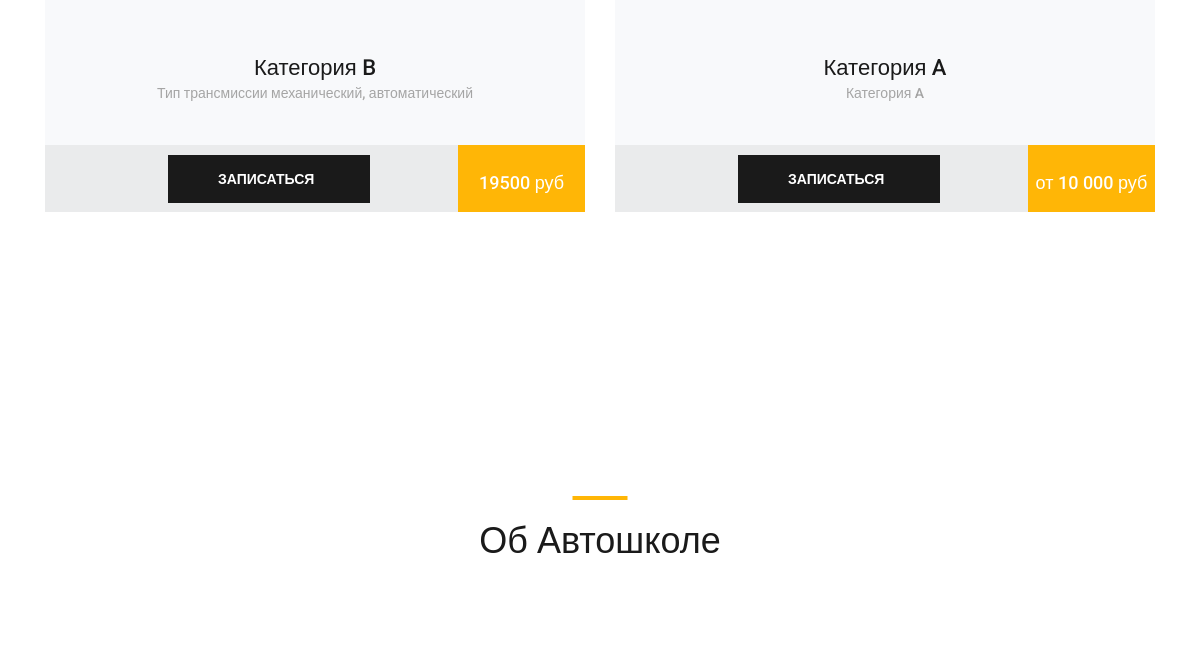
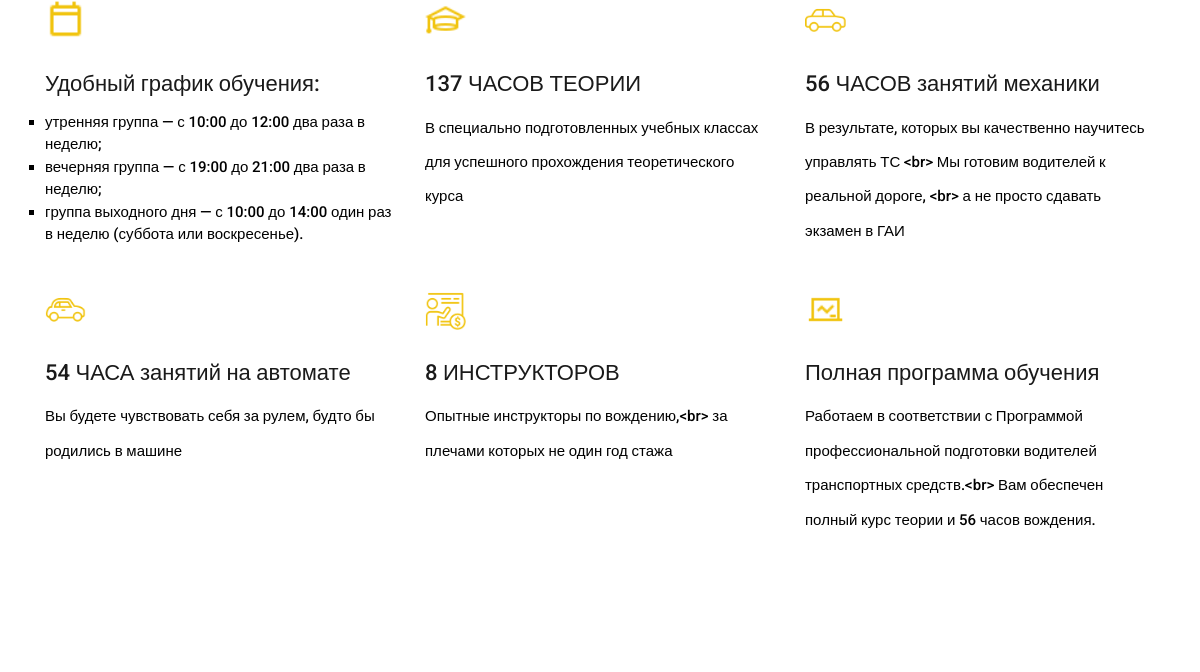
Before: / (middle part) with the older database file (2 pictures, top to bottom).
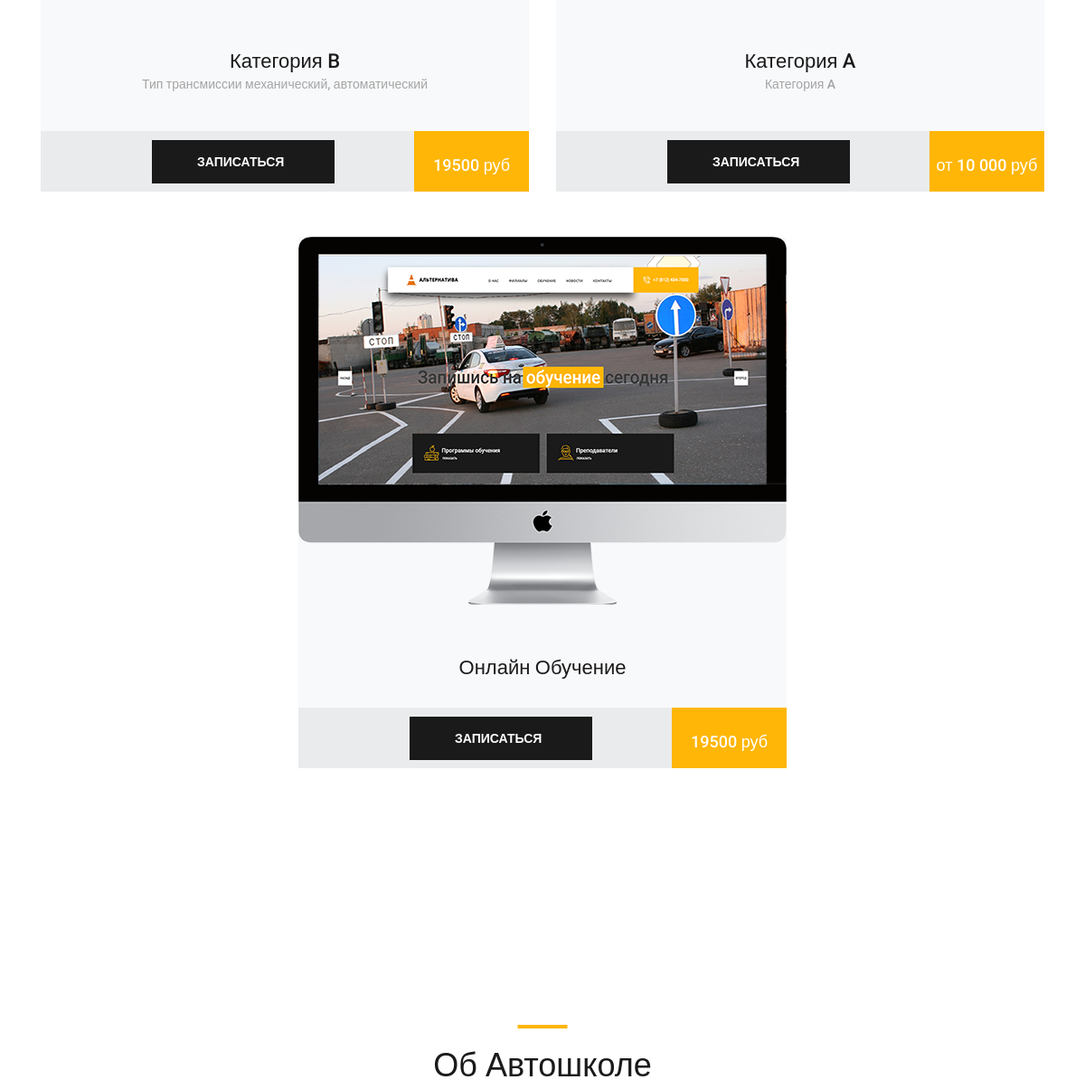
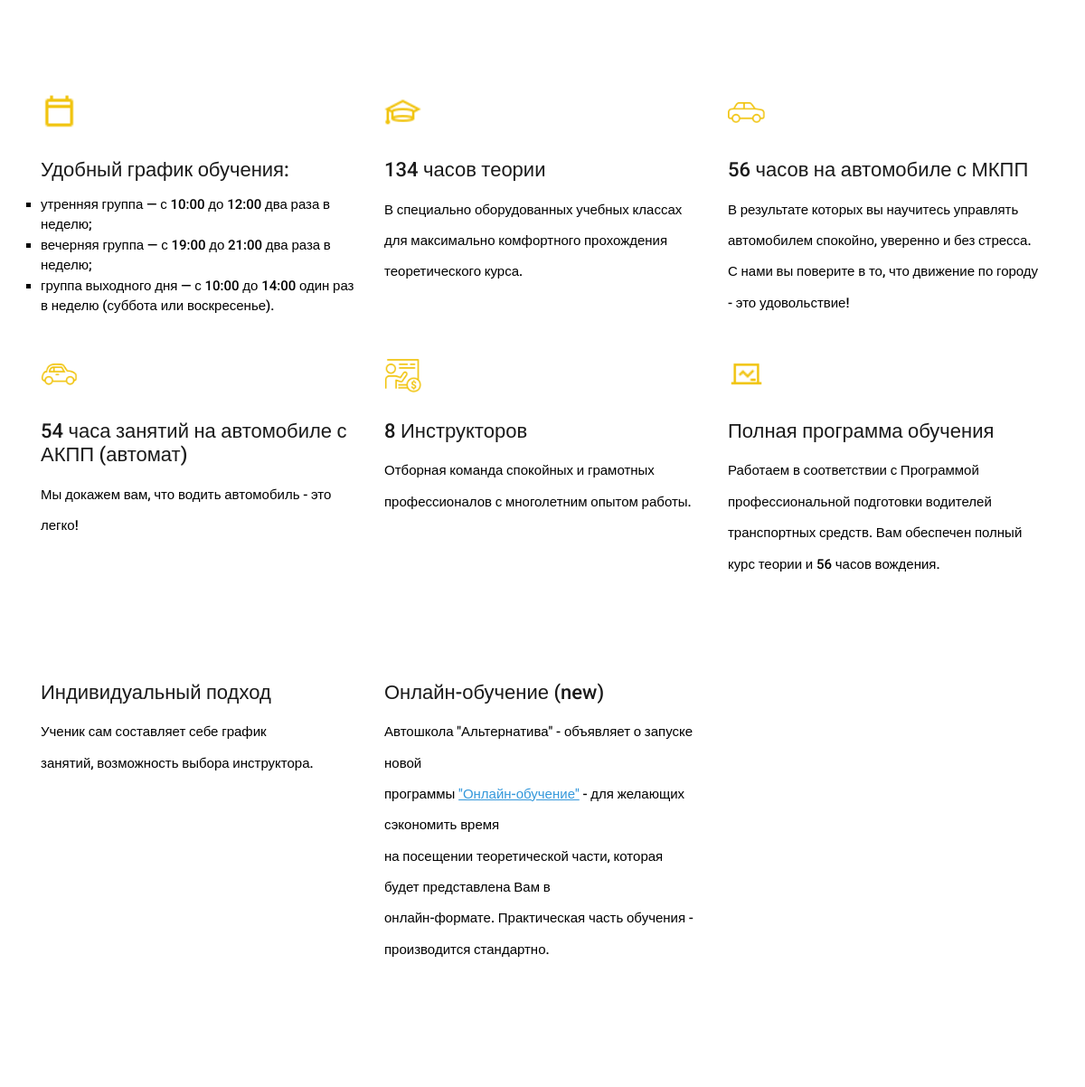
After: the same page with the newer database file (2 pictures, top to bottom).
### schooldriving/models.py (models this page shows, shortened)
class Price(models.Model):
    name = models.CharField('Название курса:', max_length=500)
    price = models.CharField('Цена курса:', max_length=500)
    image = models.ImageField('Изображение', upload_to='price/',)
    is_active = models.BooleanField('Активен:', default=True)
    description = models.CharField('Описание курса:', max_length=500, blank=True, null=True, )
    class Meta:
        verbose_name = 'Программа обучения'
        verbose_name_plural = 'Программы обучения'

class Information(models.Model):
    title = models.CharField('Заголовок', max_length=250)
    text = RichTextUploadingField('Текст', default=None)
    icons = models.ImageField('Иконка', upload_to='home_page/',)
    is_active = models.BooleanField('Активен:', default=True)
    class Meta:
        verbose_name = 'Информация'
        verbose_name_plural = 'Информация'

### schooldriving/views.py (the view)
# urls.py: re_path(r'^$', views.index),
def index(request):
    taglines = Tagline.objects.filter(is_active=True)
    studying_program = Price.objects.filter(is_active=True)
    branches = Branches.objects.filter(is_active=True)
    information = Information.objects.filter(is_active=True)
    return render(request, 'index.html', locals())

### schooldriving/templates/index.html (shortened to what this page needs)
<!DOCTYPE html>
<html lang="en">
<head>
    {% load static %}
    <link rel="stylesheet" type="text/css" href="{% static 'styles/bootstrap4/bootstrap.min.css' %}">
    <link href="{% static 'plugins/fontawesome-free-5.0.1/css/fontawesome-all.css' %}" rel="stylesheet" type="text/css">
    <link rel="stylesheet" type="text/css" href="{% static 'plugins/OwlCarousel2-2.2.1/owl.carousel.css' %}">
    <link rel="stylesheet" type="text/css" href="{% static 'plugins/OwlCarousel2-2.2.1/owl.theme.default.css' %}">
    <link rel="stylesheet" type="text/css" href="{% static 'plugins/OwlCarousel2-2.2.1/animate.css' %}">
    <link rel="stylesheet" type="text/css" href="{% static 'styles/main.css' %}">
    <link rel="stylesheet" type="text/css" href="{% static 'styles/main_responsive.css' %}">
</head>
<body>
<div class="super_container">
    <div class="popular page_section" id="course">
        <div class="container">
            <div class="row course_boxes">
                {% for item in studying_program  %}
                    <div class="col-lg-6 course_box">
                        <div class="card">
                            <img class="card-img-top" src="{{ item.image.url }}">
                            <div class="card-body text-center">
                                <div class="card-title"><a href="/classes/">{{ item.name }}</a></div>
                                <div class="card-text">{{ item.description |  default:""}}</div>
                            </div>
                            <div class="price_box d-flex flex-row align-items-center">
                                <div class="button button_1 register_button_curs "><a href="/classes/"
                                                                                      class="record">Записаться</a>
                                </div>
                                <div class="course_price d-flex flex-column align-items-center justify-content-center">
                                    <span>{{ item.price }} руб</span></div>
                            </div>
                        </div>
                    </div>
                {% endfor %}
            </div>
        </div>
    </div>
    <div class="services page_section">
        <div class="container">
            <div class="row">
                <div class="col">
                    <div class="section_title text-center">
                        <h1>Об Автошколе</h1>
                    </div>
                </div>
            </div>
            <div class="row services_row">
                {% for info in information %}
                    <div class="col-lg-4 service_item text-left d-flex flex-column align-items-start justify-content-start">
                        <div class="icon_container d-flex flex-column justify-content-end">
                            <img src="{{ info.icons.url }}" alt="">
                        </div>
                        <h3>{{ info.title }}</h3>
                        {{ info.text | safe }}
                    </div>
                {% endfor %}
            </div>
        </div>
    </div>
</div>
</body>
</html>

### schooldriving/static/styles/main.css (style rules this page uses)
* { margin: 0; padding: 0; -webkit-font-smoothing: antialiased; -webkit-text-shadow: rgba(0, 0, 0, .01) 0 0 1px; text-shadow: rgba(0, 0, 0, .01) 0 0 1px; }
body { font-family: 'Roboto', sans-serif; font-size: 14px; font-weight: 400; background: #FFFFFF; color: #a5a5a5; }
div { display: block; position: relative; -webkit-box-sizing: border-box; -moz-box-sizing: border-box; box-sizing: border-box; }
ul { list-style: none; margin-bottom: 0px; }
a { color: black; }
p { font-family: 'Roboto', sans-serif; font-size: 15px; line-height: 2.29; font-weight: 400; color: #a5a5a5; -webkit-font-smoothing: antialiased; -webkit-text-shadow: rgba(0, 0, 0, .01) 0 0 1px; text-shadow: rgba(0, 0, 0, .01) 0 0 1px; }
a, a:hover, a:visited, a:active, a:link { text-decoration: none; -webkit-font-smoothing: antialiased; -webkit-text-shadow: rgba(0, 0, 0, .01) 0 0 1px; text-shadow: rgba(0, 0, 0, .01) 0 0 1px; }
h1 { font-size: 36px; }
h3 { font-size: 18px; }
h1, h2, h3, h4, h5, h6 { font-family: 'Roboto', sans-serif; -webkit-font-smoothing: antialiased; -webkit-text-shadow: rgba(0, 0, 0, .01) 0 0 1px; text-shadow: rgba(0, 0, 0, .01) 0 0 1px; }
.super_container { width: 100%; overflow: hidden; }
.page_section { padding-top: 117px; padding-bottom: 117px; }
.section_title h1 { display: block; color: #1a1a1a; font-weight: 500; padding-top: 24px; }
.section_title h1::before { display: block; position: absolute; top: 0; left: 50%; -webkit-transform: translateX(-50%); -moz-transform: translateX(-50%); -ms-transform: translateX(-50%); -o-transform: translateX(-50%); transform: translateX(-50%); width: 55px; height: 4px; content: ''; background: #ffb606; }
.button { cursor: pointer; }
.button a { font-size: 14px; line-height: 48px; font-weight: 700; text-transform: uppercase; }
.button_1 { width: 202px; height: 48px; }
.course_boxes { margin-top: 68px; }
.card { display: block; background: #f8f9fb; border: none; margin-bottom: 50px; }
.card-img-top { border-top-left-radius: 0px; border-top-right-radius: 0px; }
.card-body { padding-top: 0px; padding-bottom: 0px; padding-left: 15px; padding-right: 15px; }
.card-title { margin-top: 55px; }
.card-title a { font-size: 22px; font-weight: 500; color: #1a1a1a; line-height: 1.2; }
.card-text { font-size: 14px; font-weight: 500; color: #a5a5a5; margin-top: -12px; }
.price_box { width: 100%; height: 67px; background: #eaebec; margin-top: 41px; padding-left: 35px; }
.course_price { width: 127px; height: 67px; background: #ffb606; margin-left: auto; }
.course_price span { color: #FFFFFF; font-size: 18px; font-weight: 500; margin-top: 7px; }
.register_button_curs { background: #1a1a1a; margin-top: 0px; margin-left: auto !important; color: white; }
.register_button_curs a { color: white; margin-left: 50px !important; }
.services { padding-bottom: 76px; }
.services_row { margin-top: 100px; margin-bottom: 20px; }
.service_item { margin-bottom: 41px; z-index: 3 !important; }
.service_item h3 { font-family: 'Roboto', sans-serif; font-size: 22px; font-weight: 500; color: #1a1a1a; margin-bottom: 13px; }
.service_item p { font-size: 15px; font-weight: 500; color: black; max-width: 100%; margin-bottom: 0px; }
.service_item ul { font-size: 15px; font-weight: 500; color: black; max-width: 100%; margin-bottom: 0px; list-style: square outside; }
.icon_container { height: 41px; width: auto; margin-bottom: 30px; }
.icon_container img { height: 100%; }

### schooldriving/static/styles/main_responsive.css (style rules this page uses)
@media only screen and (max-width: 1280px) { .card-title { font-size: 20px; } }

Changed rows visible on the page:
added Price: image (picture), name "Онлайн Обучение", price "19500"
changed Information: title "137 ЧАСОВ ТЕОРИИ" → "134 часов теории"; text "В специально подготовленных учебных классах для успешного прохождения теоретического курса" → "В специально оборудованных учебных классах для максимально комфортного прохождения теоретического курса."
changed Information: title "56 ЧАСОВ занятий механики" → "56 часов на автомобиле с МКПП"; text "В результате, которых вы качественно научитесь управлять ТС <br> Мы готовим водителей к реальной дороге, <br> а не просто сдавать экзамен в ГАИ" → "В результате которых вы научитесь управлять автомобилем спокойно, уверенно и без стресса. С нами вы поверите в то, что движение по городу - это удовольствие!"
changed Information: title "54 ЧАСА занятий на автомате" → "54 часа занятий на автомобиле с АКПП (автомат)"; text "Вы будете чувствовать себя за рулем, будто бы родились в машине" → "Мы докажем вам, что водить автомобиль - это легко!"
changed Information: title "8 ИНСТРУКТОРОВ" → "8 Инструкторов"; text "Опытные инструкторы по вождению,<br> за плечами которых не один год стажа" → "Отборная команда спокойных и грамотных профессионалов с многолетним опытом работы."
changed Information "Полная программа обучения": text "Работаем в соответствии с Программой профессиональной подготовки водителей транспортных средств.<br> Вам обеспечен полный курс теории и 56 часов вождения." → "Работаем в соответствии с Программой профессиональной подготовки водителей транспортных средств. Вам обеспечен полный курс теории и 56 часов вождения."
added Information: title "Индивидуальный подход", text "Ученик сам составляет себе график занятий, возможность выбора инструктора."
added Information: title "Онлайн-обучение (new)", text "Автошкола \"Альтернатива\" - объявляет о запуске новой программы \"Онлайн-обучение\" - для желающих сэкономить время на посещении теоретической части, которая будет представлена Вам в онлайн-формате. Практическая часть обучения - производится стандартно."
